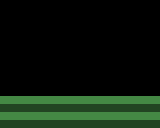

Tiled map render using the project's own tile images. Description and the whole map definition, tile-layer contents included, below:
An orthogonal 10x8 tile map with 16x16 px tiles, 2 tile layers (ground, collision).

<map version="1.10" tiledversion="1.10.2" orientation="orthogonal" renderorder="right-down" width="10" height="8" tilewidth="16" tileheight="16" infinite="0">
 <tileset firstgid="1" name="tiles" tilewidth="16" tileheight="16" tilecount="2" columns="2">
  <image source="tiles.png" width="32" height="16" />
 </tileset>
 <layer id="1" name="ground" width="10" height="8">
  <data encoding="csv">
0,0,0,0,0,0,0,0,0,0,
0,0,0,0,0,0,0,0,0,0,
0,0,0,0,0,0,0,0,0,0,
0,0,0,0,0,0,0,0,0,0,
0,0,0,0,0,0,0,0,0,0,
0,0,0,0,0,0,0,0,0,0,
1,1,1,1,1,1,1,1,1,1,
1,1,1,1,1,1,1,1,1,1
</data>
 </layer>
 <layer id="2" name="collision" width="10" height="8">
  <data encoding="csv">
0,0,0,0,0,0,0,0,0,0,
0,0,0,0,0,0,0,0,0,0,
0,0,0,0,0,0,0,0,0,0,
0,0,0,0,0,0,0,0,0,0,
0,0,0,0,0,0,0,0,0,0,
0,0,0,0,0,0,0,0,0,0,
1,1,1,1,1,1,1,1,1,1,
1,1,1,1,1,1,1,1,1,1
</data>
 </layer>
</map>
